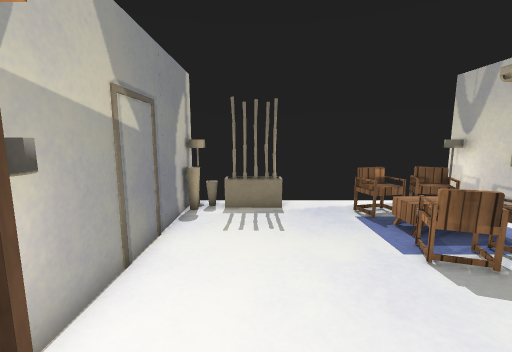
view 1 (above)

12 first-person views from a walk through a Unity game level. The camera is 1.5 m above the floor, tilts 8° down and sees 90° across. The floor is counted in squares, 0.5 m on a side. Each view is taken from the middle of a square. On the plan, view 1 faces up. The plan holds only what a view shows up to about 19 squares ahead; the rest is blank. The place goes on beyond the plan. Surface patterns are stand-ins for the level's own textures.

view 2
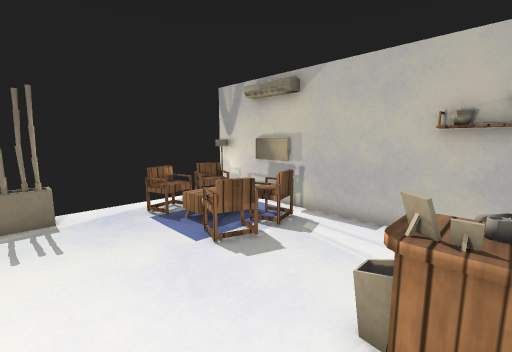

view 3
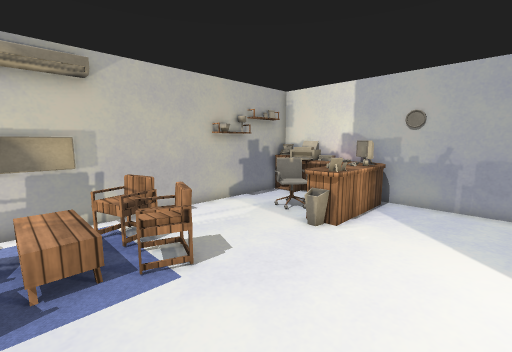

view 4
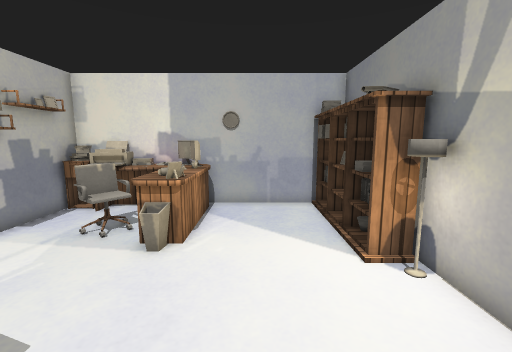

view 5
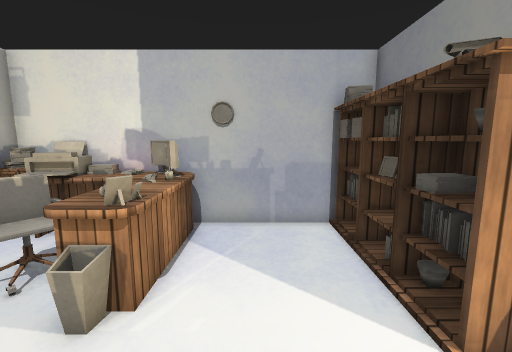

view 6
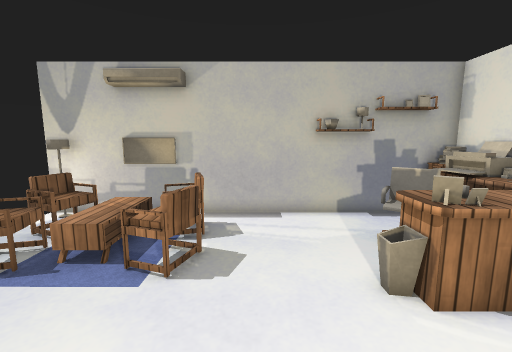

view 7
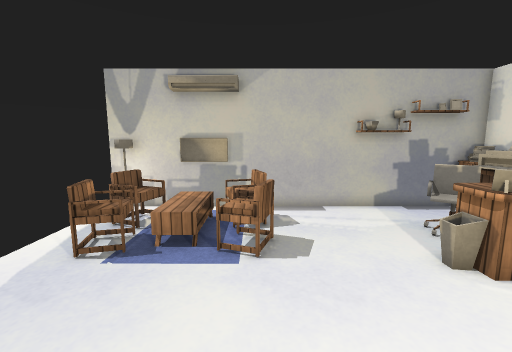

view 8
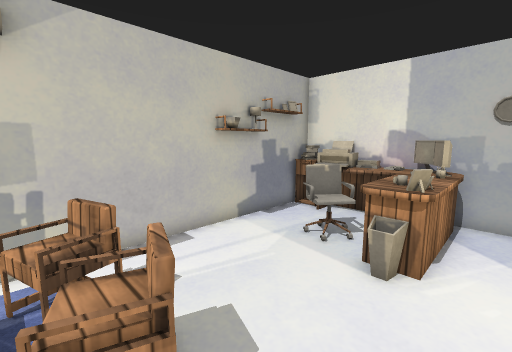

view 9
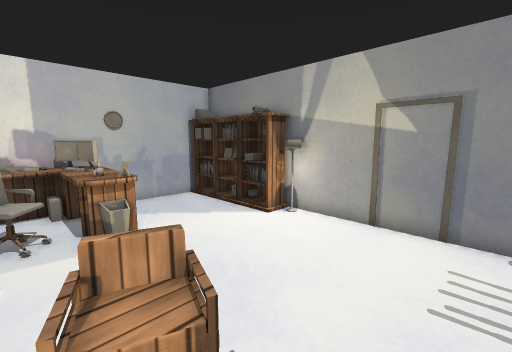

view 10
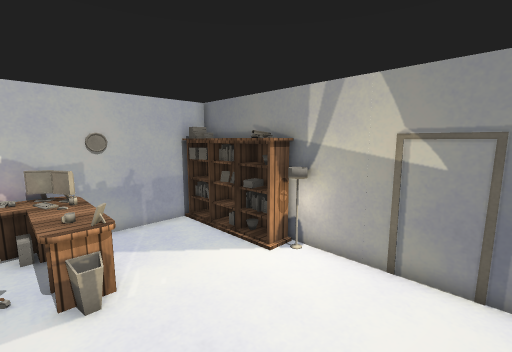

view 11
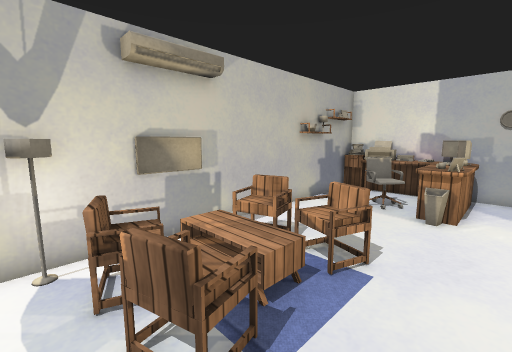

view 12
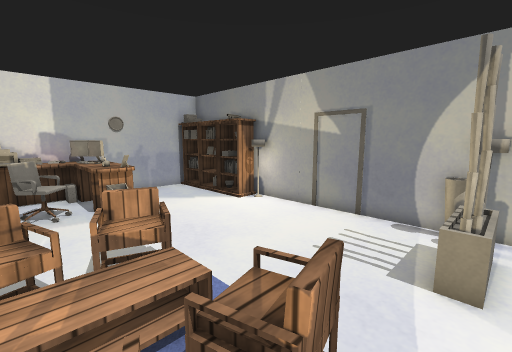

### Floor plan
Key: @ floor where view 1 was taken; # wall or solid block; . floor; / step, stairs or slope; = window, fence, low wall or low ledge; ^ raised ledge; O other object.
Columns run from 3 left of view 1 to 10 right of it. Each row starts with its distance up from view 1.
 13             ##
 12 ###^........O#
 11 ##=^=..OO.OOO#
 10 #......OOOOO##
  9 #.......O/ OO#
  8 #......./   O#
  7 #......OOOOOO#
  6 #......OOOOO##
  5 #...........##
  4 #...........#
  3 OO..........#
  2 #O..........##
  1 #O....O#O ..##
  0 OO.@..#OO=..##
 -1 OO....OOO#..##
 -2 OO....OOOOOO##
 -3 O#....O#OOOOO
 -4 #############

Positions as (right, up) in squares from view 1, and headings:
1: (0, 0), facing up
2: (0, 0), facing up-right
3: (-1, 9), facing down-right
4: (1, 8), facing down
5: (1, 5), facing down
6: (-1, 4), facing right
7: (-2, 6), facing right
8: (2, 7), facing down-right
9: (6, 9), facing down-left
10: (5, 8), facing down-left
11: (2, 12), facing down-right
12: (7, 12), facing down-left
